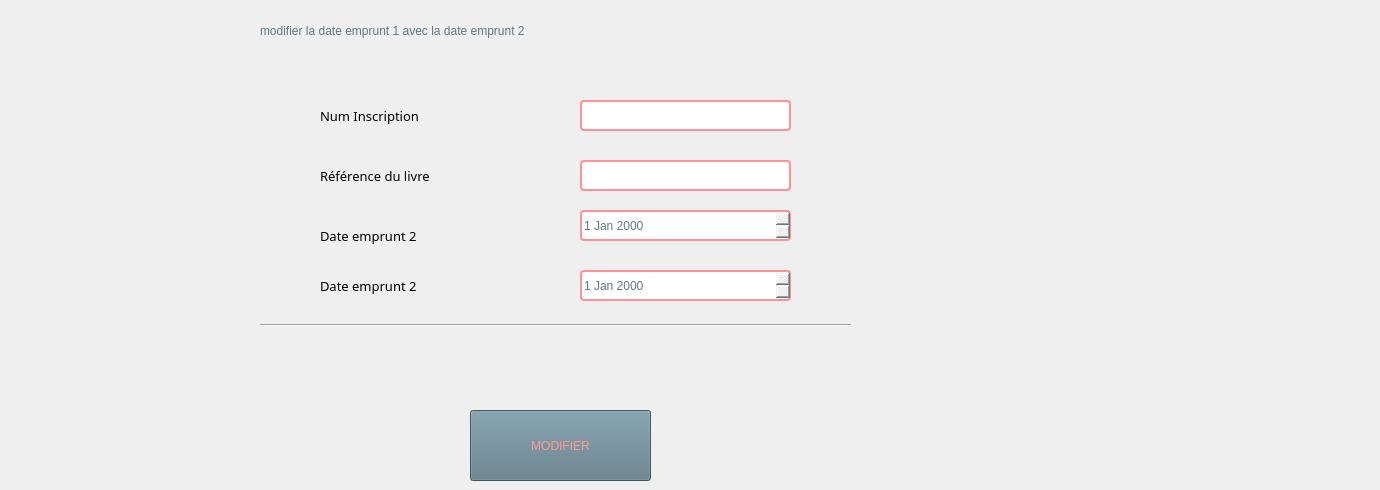
         <widget class="QWidget" name="tab_47">
          <attribute name="title">
           <string>Date emprunt</string>
          </attribute>
          <widget class="QLineEdit" name="lineEdit_73">
           <property name="geometry">
            <rect>
             <x>580</x>
             <y>100</y>
             <width>211</width>
             <height>31</height>
            </rect>
           </property>
           <property name="styleSheet">
            <string notr="true">color: rgb(92, 121, 134);
font: 10pt &quot;Tw Cen MT Condensed Extra Bold&quot;;
border: 2px solid rgb(255, 145, 150);
border-radius: 4px;
</string>
           </property>
          </widget>
          <widget class="QLineEdit" name="lineEdit_74">
           <property name="geometry">
            <rect>
             <x>580</x>
             <y>160</y>
             <width>211</width>
             <height>31</height>
            </rect>
           </property>
           <property name="styleSheet">
            <string notr="true">color: rgb(92, 121, 134);
font: 10pt &quot;Tw Cen MT Condensed Extra Bold&quot;;
border: 2px solid rgb(255, 145, 150);
border-radius: 4px;
</string>
           </property>
          </widget>
          <widget class="QLabel" name="label_82">
           <property name="geometry">
            <rect>
             <x>320</x>
             <y>130</y>
             <width>231</width>
             <height>91</height>
            </rect>
           </property>
           <property name="font">
            <font>
             <family>Segoe UI Black</family>
             <pointsize>10</pointsize>
             <weight>10</weight>
             <italic>false</italic>
             <bold>false</bold>
            </font>
           </property>
           <property name="text">
            <string>Référence du livre</string>
           </property>
          </widget>
          <widget class="QLabel" name="label_83">
           <property name="geometry">
            <rect>
             <x>320</x>
             <y>70</y>
             <width>231</width>
             <height>91</height>
            </rect>
           </property>
           <property name="font">
            <font>
             <family>Segoe UI Black</family>
             <pointsize>10</pointsize>
             <weight>10</weight>
             <italic>false</italic>
             <bold>false</bold>
            </font>
           </property>
           <property name="text">
            <string>Num Inscription</string>
           </property>
          </widget>
          <widget class="QDateEdit" name="dateEdit_5">
           <property name="geometry">
            <rect>
             <x>580</x>
             <y>270</y>
             <width>211</width>
             <height>31</height>
            </rect>
           </property>
           <property name="styleSheet">
            <string notr="true">color: rgb(92, 121, 134);
font: 10pt &quot;Tw Cen MT Condensed Extra Bold&quot;;
border: 2px solid rgb(255, 145, 150);
border-radius: 4px;
</string>
           </property>
          </widget>
          <widget class="QLabel" name="label_84">
           <property name="geometry">
            <rect>
             <x>320</x>
             <y>240</y>
             <width>231</width>
             <height>91</height>
            </rect>
           </property>
           <property name="font">
            <font>
             <family>Segoe UI Black</family>
             <pointsize>10</pointsize>
             <weight>10</weight>
             <italic>false</italic>
             <bold>false</bold>
            </font>
           </property>
           <property name="text">
            <string>Date emprunt 2</string>
           </property>
          </widget>
          <widget class="Line" name="line_12">
           <property name="geometry">
            <rect>
             <x>260</x>
             <y>310</y>
             <width>591</width>
             <height>31</height>
            </rect>
           </property>
           <property name="orientation">
            <enum>Qt::Horizontal</enum>
           </property>
          </widget>
          <widget class="QPushButton" name="pushButton_38">
           <property name="geometry">
            <rect>
             <x>470</x>
             <y>410</y>
             <width>181</width>
             <height>71</height>
            </rect>
           </property>
           <property name="styleSheet">
            <string notr="true">color: rgb(67, 87, 97);
selection-color: rgb(255, 255, 255);
selection-color: rgb(85, 170, 255);
selection-color: rgb(255, 114, 94);
selection-background-color: rgb(158, 109, 96);
selection-color: qlineargradient(spread:pad, x1:0, y1:0, x2:1, y2:0, stop:0 rgba(0, 0, 0, 255), stop:1 rgba(255, 255, 255, 255));
color: qlineargradient(spread:pad, x1:0, y1:0, x2:1, y2:0, stop:0 rgba(0, 0, 0, 255), stop:1 rgba(255, 255, 255, 255));
border-bottom-color: rgb(157, 109, 96);
alternate-background-color: rgb(156, 107, 94);
color: rgb(255, 156, 142);
background-color: rgb(255, 156, 142);
background-color: rgb(92, 121, 134);</string>
           </property>
           <property name="text">
            <string>MODIFIER</string>
           </property>
          </widget>
          <widget class="QLabel" name="erreurni_30">
           <property name="geometry">
            <rect>
             <x>550</x>
             <y>60</y>
             <width>251</width>
             <height>16</height>
            </rect>
           </property>
           <property name="styleSheet">
            <string notr="true">color: rgb(255, 156, 142);
font: 75 10pt &quot;MS Shell Dlg 2&quot;;</string>
           </property>
           <property name="text">
            <string/>
           </property>
          </widget>
          <widget class="QLabel" name="erreurni_31">
           <property name="geometry">
            <rect>
             <x>580</x>
             <y>130</y>
             <width>251</width>
             <height>16</height>
            </rect>
           </property>
           <property name="styleSheet">
            <string notr="true">color: rgb(255, 156, 142);
font: 87 9pt &quot;Segoe UI Black&quot;;
</string>
           </property>
           <property name="text">
            <string/>
           </property>
          </widget>
          <widget class="QLabel" name="erreurni_32">
           <property name="geometry">
            <rect>
             <x>580</x>
             <y>190</y>
             <width>251</width>
             <height>16</height>
            </rect>
           </property>
           <property name="styleSheet">
            <string notr="true">color: rgb(255, 156, 142);
font: 87 9pt &quot;Segoe UI Black&quot;;
</string>
           </property>
           <property name="text">
            <string/>
           </property>
          </widget>
          <widget class="QLabel" name="erreurni_33">
           <property name="geometry">
            <rect>
             <x>580</x>
             <y>260</y>
             <width>251</width>
             <height>16</height>
            </rect>
           </property>
           <property name="styleSheet">
            <string notr="true">color: rgb(255, 156, 142);
font: 87 9pt &quot;Segoe UI Black&quot;;
</string>
           </property>
           <property name="text">
            <string/>
           </property>
          </widget>
          <widget class="QLabel" name="label_37">
           <property name="geometry">
            <rect>
             <x>440</x>
             <y>360</y>
             <width>931</width>
             <height>41</height>
            </rect>
           </property>
           <property name="styleSheet">
            <string notr="true">color: rgb(92, 121, 134);
font: 87 15pt &quot;Segoe UI Black&quot;;
</string>
           </property>
           <property name="text">
            <string/>
           </property>
          </widget>
          <widget class="QLabel" name="label_108">
           <property name="geometry">
            <rect>
             <x>320</x>
             <y>190</y>
             <width>231</width>
             <height>91</height>
            </rect>
           </property>
           <property name="font">
            <font>
             <family>Segoe UI Black</family>
             <pointsize>10</pointsize>
             <weight>10</weight>
             <italic>false</italic>
             <bold>false</bold>
            </font>
           </property>
           <property name="text">
            <string>Date emprunt 2</string>
           </property>
          </widget>
          <widget class="QDateEdit" name="dateEdit_13">
           <property name="geometry">
            <rect>
             <x>580</x>
             <y>210</y>
             <width>211</width>
             <height>31</height>
            </rect>
           </property>
           <property name="styleSheet">
            <string notr="true">color: rgb(92, 121, 134);
font: 10pt &quot;Tw Cen MT Condensed Extra Bold&quot;;
border: 2px solid rgb(255, 145, 150);
border-radius: 4px;
</string>
           </property>
          </widget>
          <widget class="QLabel" name="label_38">
           <property name="geometry">
            <rect>
             <x>260</x>
             <y>10</y>
             <width>931</width>
             <height>41</height>
            </rect>
           </property>
           <property name="styleSheet">
            <string notr="true">color: rgb(92, 121, 134);
font: 87 15pt &quot;Segoe UI Black&quot;;
</string>
           </property>
           <property name="text">
            <string>modifier la date emprunt 1 avec la date emprunt 2</string>
           </property>
          </widget>
         </widget>
